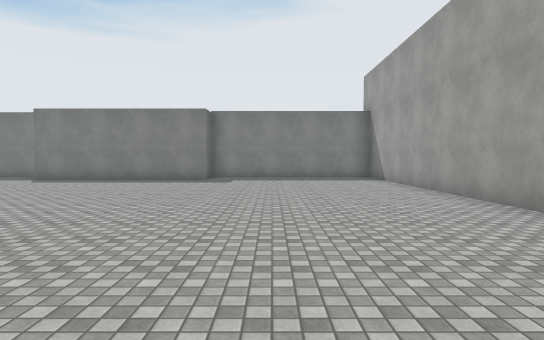
view 1 (above)

21 first-person views from a walk through a 3-D level made in the Unity game engine. The camera is 1.5 m above the floor, tilts 2° down and sees 75° across. The floor is counted in squares, 2 m on a side. Each view is taken from the middle of a square. On the plan, view 1 faces up. The plan holds only what a view shows up to about 11 squares ahead; the rest is blank. The place goes on beyond the plan. The player character is not drawn. Surface patterns are stand-ins for the level's own textures.

view 2
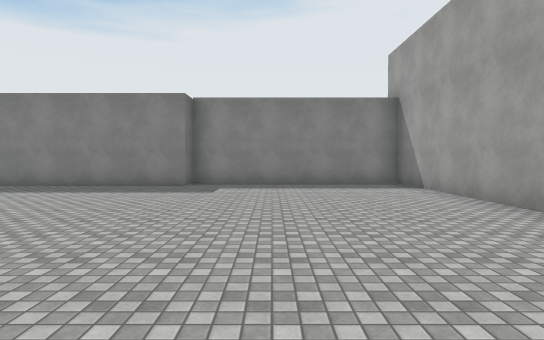

view 3
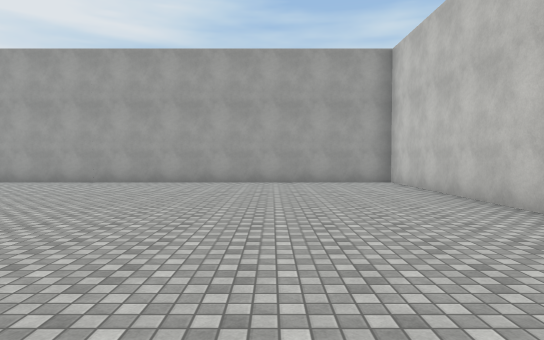

view 4
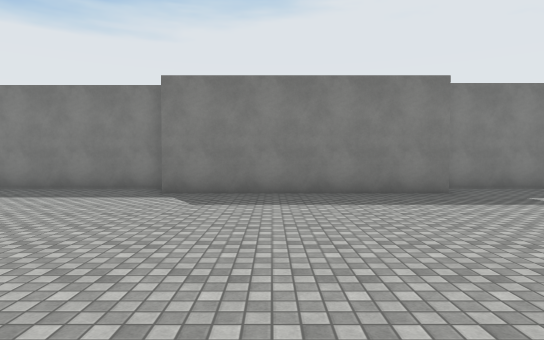

view 5
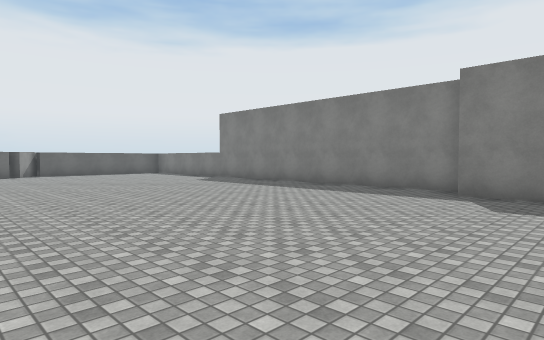

view 6
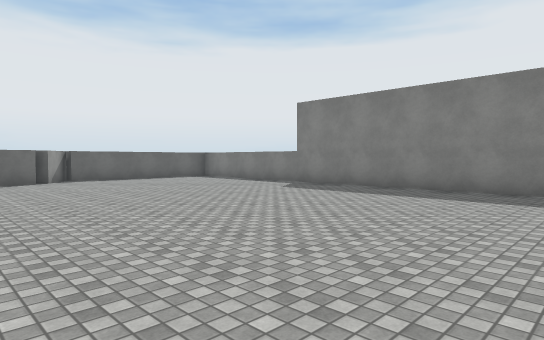

view 7
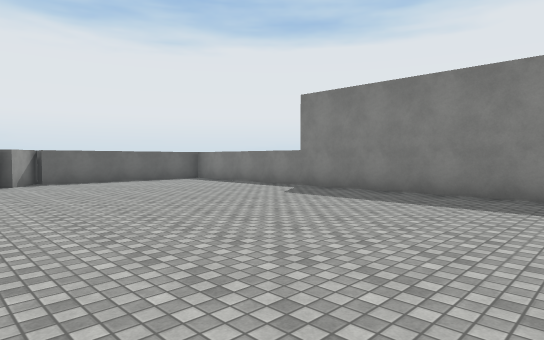

view 8
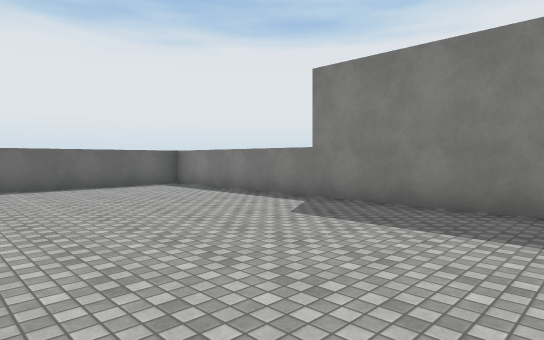

view 9
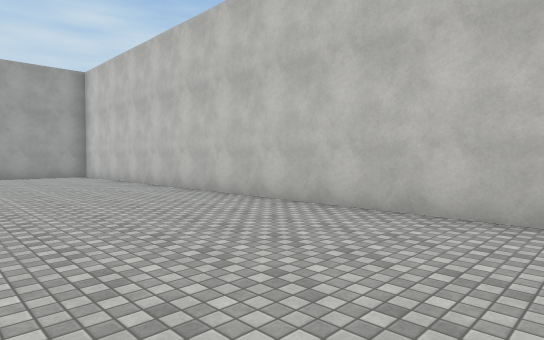

view 10
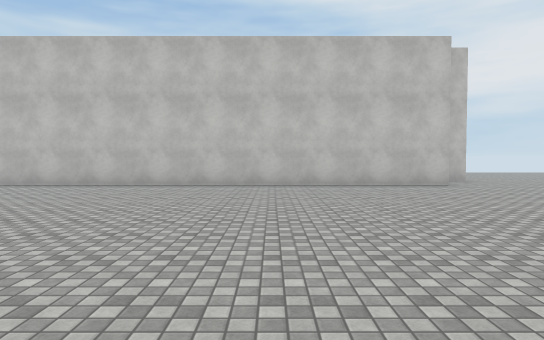

view 11
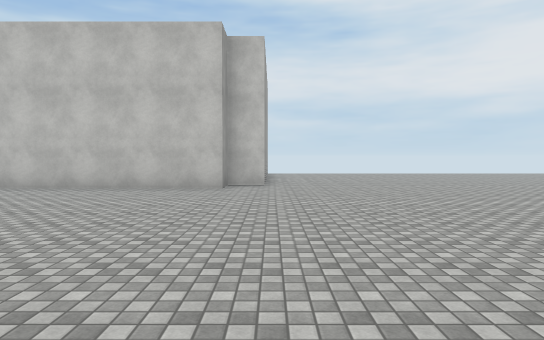

view 12
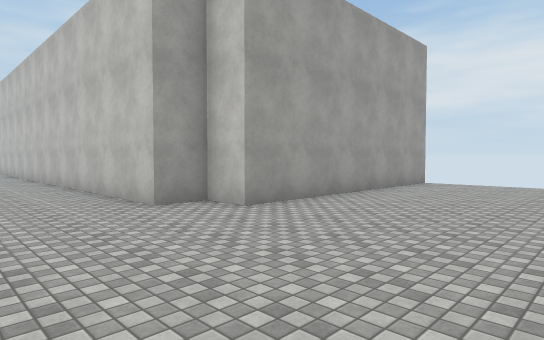

view 13
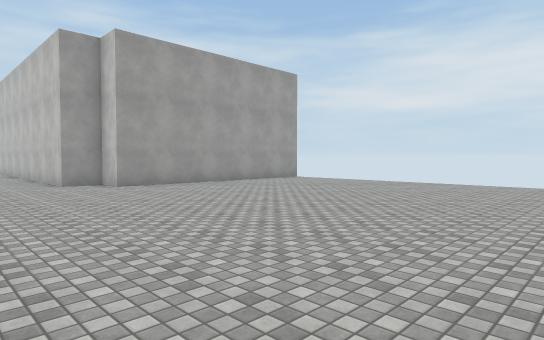

view 14
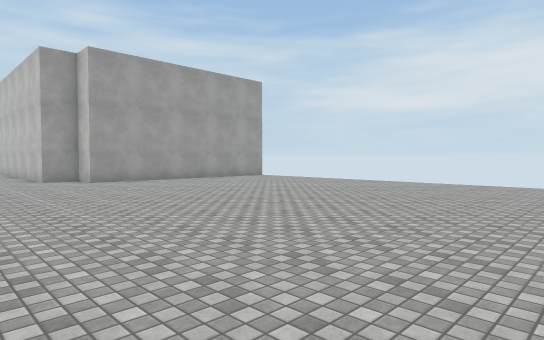

view 15
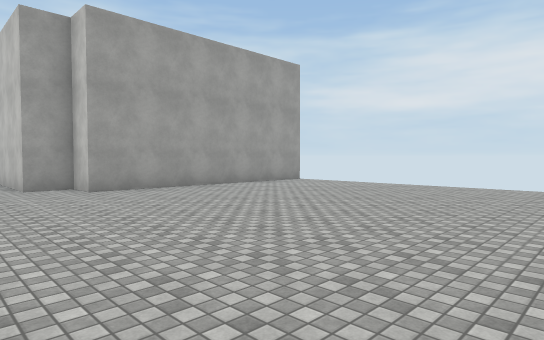

view 16
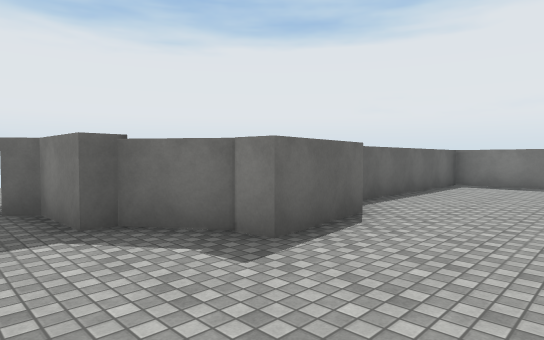

view 17
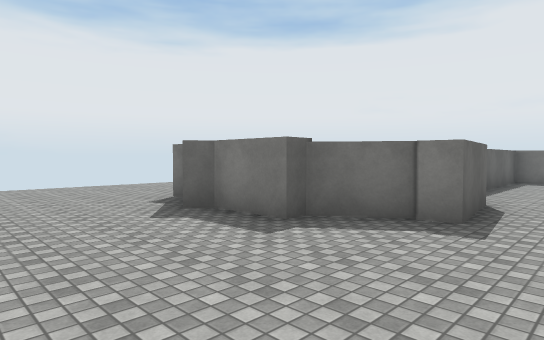

view 18
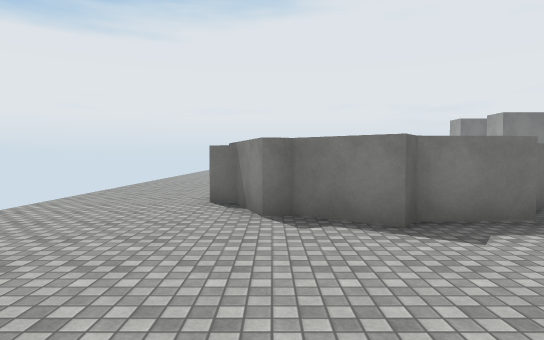

view 19
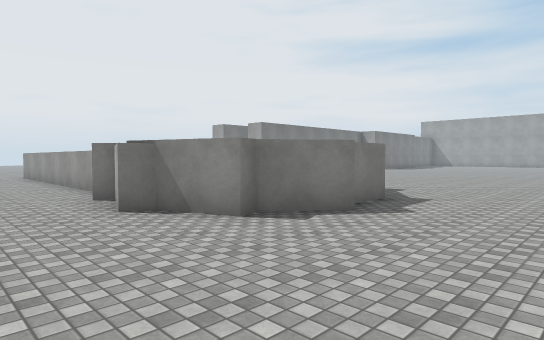

view 20
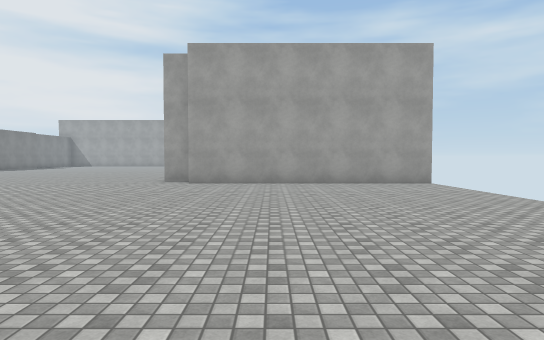

view 21
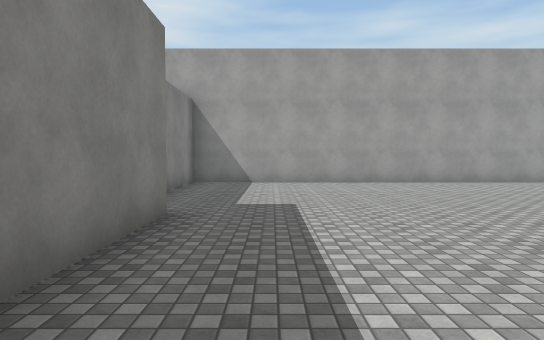

### Floor plan
Points are (right, up) in squares from view 1. A wall is a line through its corners. A room is listed if a view was taken in it or the views show most of it. See-through windows are left out.
Room 1 (views 1, 2, 3, 4, 5, 6, 7, 8, 9, 10, 11, 12, 13, 14, 15, 16, 17, 18, 19, 20, 21)
walls: (-8.5, 13.4) (-22.3, 13.4) (-22.3, 8.4) (-22.8, 8.4) (-21.6, 7.5) (-21.3, 5.3) (-21.9, 5.2) (-22.9, 4.5) (-22.9, 4.1) (-24.3, 4.1) (-24.6, 3.7) (-25.7, 4.6) (-26.1, 4.4) (-26.6, 5.8) (-27, 6) (-26.6, 7.3) (-26.9, 7.7); (-16.8, -8.6) (-16.8, -1.6) (-15.8, -1.6) (-15.8, -0.6) (3.7, -0.6) (3.7, 13.4) (-2.3, 13.4) (-2.3, 12.4) (-8.4, 12.4)
ways out: opening at (-28, 7); gap at (-17, -9)

Positions as (right, up) in squares from view 1, and headings:
1: (0, 0), facing up
2: (0, 3), facing up
3: (-7, 3), facing right
4: (-6, 5), facing up
5: (-6, 5), facing up-left
6: (-10, 5), facing up-left
7: (-11, 6), facing up-left
8: (-13, 8), facing up-left
9: (-11, 4), facing down-right
10: (-11, 9), facing down
11: (-17, 8), facing down
12: (-21, 2), facing down-right
13: (-26, 2), facing down-right
14: (-28, 2), facing down-right
15: (-25, 1), facing down-right
16: (-19, 3), facing up-left
17: (-20, 1), facing up-left
18: (-26, 0), facing up
19: (-29, 1), facing up-right
20: (-27, -4), facing right
21: (-7, 11), facing right
